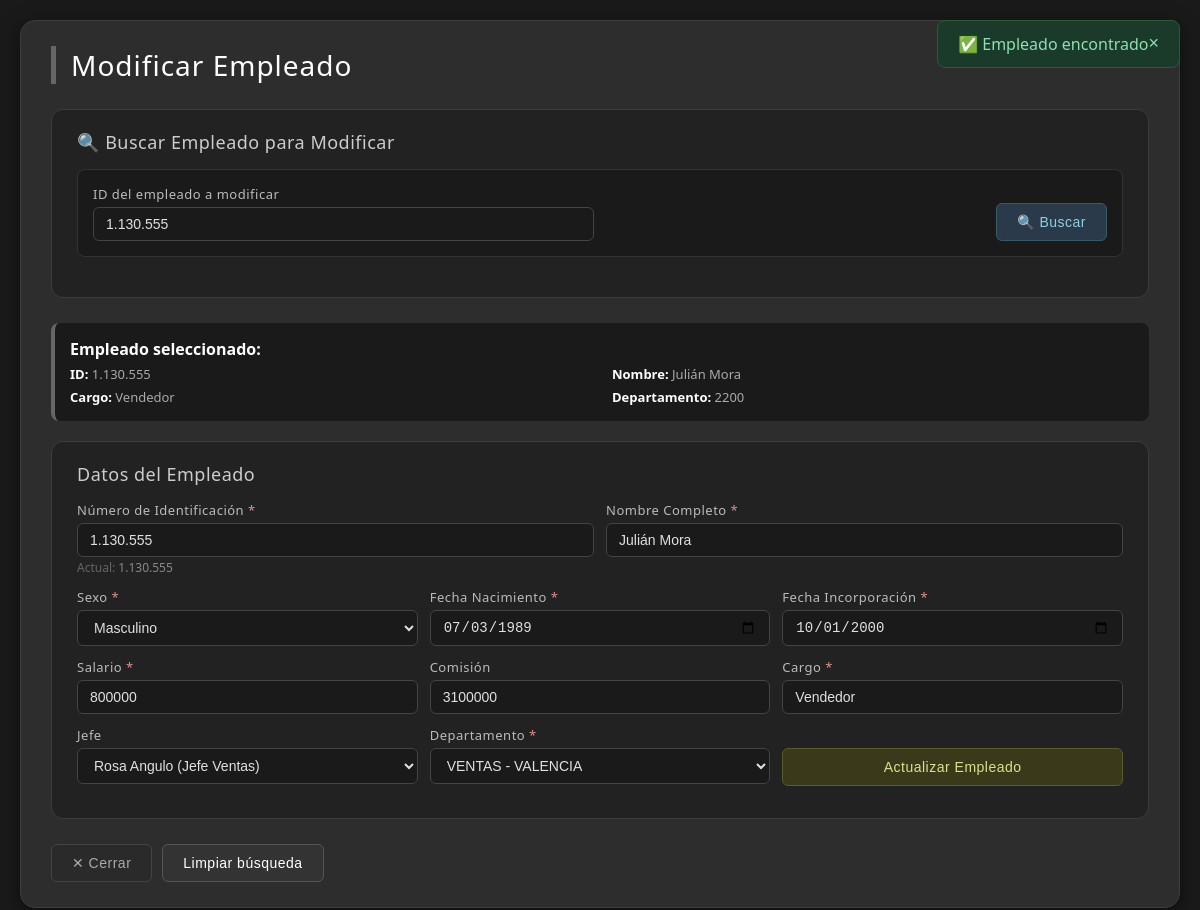
The page /modificar.php?id=1.130.555 on the database its author committed.
### tables this page shows
CREATE TABLE `empleados` (
  `nDIEmp` varchar(12) NOT NULL,
  `nomEmp` varchar(30) NOT NULL,
  `sexEmp` char(1) NOT NULL,
  `fecNac` date NOT NULL,
  `fecIncorporacion` date NOT NULL,
  `salEmp` float NOT NULL,
  `comisionE` float NOT NULL,
  `cargoE` varchar(15) NOT NULL,
  `jefeID` varchar(12) DEFAULT NULL,
  `codDepto` varchar(4) NOT NULL,
  PRIMARY KEY (`nDIEmp`),
  KEY `FK_Empl` (`jefeID`),
  KEY `FK_Dpto` (`codDepto`),
  CONSTRAINT `FK_Dpto` FOREIGN KEY (`codDepto`) REFERENCES `departamentos` (`codDepto`),
  CONSTRAINT `FK_Empl` FOREIGN KEY (`jefeID`) REFERENCES `empleados` (`nDIEmp`)
);

CREATE TABLE `departamentos` (
  `codDepto` varchar(4) NOT NULL,
  `nombreDpto` varchar(20) NOT NULL,
  `ciudad` varchar(15) DEFAULT NULL,
  `codDirector` varchar(12) DEFAULT NULL,
  PRIMARY KEY (`codDepto`),
  KEY `FK_EmpDir` (`codDirector`),
  CONSTRAINT `FK_EmpDir` FOREIGN KEY (`codDirector`) REFERENCES `empleadoss` (`jefeID`)
);

### modificar.php (the view, shortened to what this page needs)
<?php
include 'config.php';
$mensaje = '';
$tipo_mensaje = '';
$empleado_seleccionado = null;
$departamentos = [];
$jefes = [];
try {
    $result_deptos = $conn->query("SELECT codDepto, nombreDpto, ciudad FROM departamentos ORDER BY nombreDpto, ciudad");
    while ($row = $result_deptos->fetch_assoc()) {
        $departamentos[] = $row;
    }
    $result_jefes = $conn->query("SELECT nDIEmp, nomEmp, cargoE FROM empleados ORDER BY nomEmp");
    while ($row = $result_jefes->fetch_assoc()) {
        $jefes[] = $row;
    }
} catch (Exception $e) {
    $mensaje = "Error al cargar datos: " . $e->getMessage();
    $tipo_mensaje = "error";
}
if (isset($_GET['id']) && !empty($_GET['id'])) {
    $id = $_GET['id'];
    $result = $conn->query("SELECT * FROM empleados WHERE nDIEmp = '$id'");
    if ($result && $result->num_rows > 0) {
        $empleado_seleccionado = $result->fetch_assoc();
        $mensaje = "✅ Empleado encontrado";
        $tipo_mensaje = 'exito';
    } else {
        $mensaje = "❌ No se encontró ningún empleado con el ID: " . htmlspecialchars($id);
        $tipo_mensaje = 'error';
    }
}
?>
<!DOCTYPE html>
<html lang="es">
<head>
    <link rel="stylesheet" href="styles.css">
</head>
<body>
    <div class="container">
        <h1>Modificar Empleado</h1>
        <?php if ($mensaje): ?>
            <div class="mensaje <?php echo $tipo_mensaje; ?> mensaje-flotante" id="mensajeFlotante">
                <?php echo $mensaje; ?>
                <button onclick="this.parentElement.remove()" style="float:right;background:none;border:none;color:inherit;cursor:pointer;font-size:18px;">×</button>
            </div>
        <?php endif; ?>
        <div class="form-section">
            <h2>🔍 Buscar Empleado para Modificar</h2>
            <form method="GET" action="modificar.php" class="form-crud">
                <div class="form-row form-busqueda">
                    <div class="form-group">
                        <label for="buscar_id">ID del empleado a modificar</label>
                        <input type="text" id="buscar_id" name="id"
                               placeholder="Ej: 31.840.269"
                               value="<?php echo isset($_GET['id']) ? htmlspecialchars($_GET['id']) : ''; ?>">
                    </div>
                    <div class="form-group" style="justify-content: flex-end;">
                        <button type="submit" class="btn btn-buscar">🔍 Buscar</button>
                    </div>
                </div>
            </form>
        </div>
        <?php if ($empleado_seleccionado): ?>
            <div class="empleado-info">
                <strong> Empleado seleccionado:</strong>
                <div class="info-row">
                    <span><strong>ID:</strong> <?php echo htmlspecialchars($empleado_seleccionado['nDIEmp']); ?></span>
                    <span><strong>Nombre:</strong> <?php echo htmlspecialchars($empleado_seleccionado['nomEmp']); ?></span>
                    <span><strong>Cargo:</strong> <?php echo htmlspecialchars($empleado_seleccionado['cargoE']); ?></span>
                    <span><strong>Departamento:</strong> <?php echo htmlspecialchars($empleado_seleccionado['codDepto']); ?></span>
                </div>
            </div>
            <div class="form-section">
                <h2> Datos del Empleado</h2>
                <form method="POST" action="modificar.php" class="form-crud" id="formModificar">
                    <div class="form-row">
                        <div class="form-group">
                            <label for="ndiemp" class="requerido">Número de Identificación</label>
                            <input type="text" id="ndiemp" name="ndiemp"
                                   value="<?php echo htmlspecialchars($empleado_seleccionado['nDIEmp']); ?>" required
                                   pattern="[0-9.]+" title="Solo números y puntos">
                            <div class="campo-actual">Actual: <span><?php echo htmlspecialchars($empleado_seleccionado['nDIEmp']); ?></span></div>
                        </div>
                        <div class="form-group">
                            <label for="nomemp" class="requerido">Nombre Completo</label>
                            <input type="text" id="nomemp" name="nomemp"
                                   value="<?php echo htmlspecialchars($empleado_seleccionado['nomEmp']); ?>" required>
                        </div>
                    </div>
                    <div class="form-row">
                        <div class="form-group">
                            <label for="sexemp" class="requerido">Sexo</label>
                            <select id="sexemp" name="sexemp" required>
                                <option value="M" <?php echo $empleado_seleccionado['sexEmp'] == 'M' ? 'selected' : ''; ?>>Masculino</option>
                            </select>
                        </div>
                        <div class="form-group">
                            <label for="fecnac" class="requerido">Fecha Nacimiento</label>
                            <input type="date" id="fecnac" name="fecnac"
                                   value="<?php echo htmlspecialchars($empleado_seleccionado['fecNac']); ?>" required>
                        </div>
                        <div class="form-group">
                            <label for="fecincorporacion" class="requerido">Fecha Incorporación</label>
                            <input type="date" id="fecincorporacion" name="fecincorporacion"
                                   value="<?php echo htmlspecialchars($empleado_seleccionado['fecIncorporacion']); ?>" required>
                        </div>
                    </div>
                    <div class="form-row">
                        <div class="form-group">
                            <label for="salemp" class="requerido">Salario</label>
                            <input type="number" step="0.01" id="salemp" name="salemp"
                                   value="<?php echo htmlspecialchars($empleado_seleccionado['salEmp']); ?>" required min="0">
                        </div>
                        <div class="form-group">
                            <label for="comisione">Comisión</label>
                            <input type="number" step="0.01" id="comisione" name="comisione"
                                   value="<?php echo htmlspecialchars($empleado_seleccionado['comisionE']); ?>" min="0">
                        </div>
                        <div class="form-group">
                            <label for="cargoe" class="requerido">Cargo</label>
                            <input type="text" id="cargoe" name="cargoe"
                                   value="<?php echo htmlspecialchars($empleado_seleccionado['cargoE']); ?>" required>
                        </div>
                    </div>
                    <div class="form-row">
                        <div class="form-group">
                            <label for="jefeid">Jefe</label>
                            <select id="jefeid" name="jefeid">
                                <?php foreach ($jefes as $jefe): ?>
                                    <?php if ($jefe['nDIEmp'] != $empleado_seleccionado['nDIEmp']): ?>
                                        <option value="<?php echo htmlspecialchars($jefe['nDIEmp']); ?>"
                                            <?php echo $empleado_seleccionado['jefeID'] == $jefe['nDIEmp'] ? 'selected' : ''; ?>>
                                            <?php echo htmlspecialchars($jefe['nomEmp'] . ' (' . $jefe['cargoE'] . ')'); ?>
                                        </option>
                                    <?php endif; ?>
                                <?php endforeach; ?>
                            </select>
                        </div>
                        <div class="form-group">
                            <label for="coddepto" class="requerido">Departamento</label>
                            <select id="coddepto" name="coddepto" required>
                                <?php foreach ($departamentos as $depto): ?>
                                    <option value="<?php echo htmlspecialchars($depto['codDepto']); ?>"
                                        <?php echo $empleado_seleccionado['codDepto'] == $depto['codDepto'] ? 'selected' : ''; ?>>
                                        <?php echo htmlspecialchars($depto['nombreDpto'] . ' - ' . $depto['ciudad']); ?>
                                    </option>
                                <?php endforeach; ?>
                            </select>
                        </div>
                        <div class="form-group">
                            <label>&nbsp;</label>
                            <div style="display:flex;gap:10px;align-items:center;height:38px;">
                                <button type="submit" class="btn btn-warning" style="flex:1;">
                                     Actualizar Empleado
                                </button>
                            </div>
                        </div>
                    </div>
                </form>
            </div>
        <?php elseif (isset($_GET['id']) && !empty($_GET['id'])): ?>
        <?php endif; ?>
        <div style="margin-top:20px;display:flex;gap:10px;flex-wrap:wrap;">
            <button onclick="window.close()" class="btn btn-secondary">✕ Cerrar</button>
            <button onclick="window.location.href='modificar.php'" class="btn btn-primary"> Limpiar búsqueda</button>
        </div>
    </div>
</body>
</html>

### styles.css (style rules this page uses)
* { margin: 0; padding: 0; box-sizing: border-box; }
body { font-family: 'Segoe UI', Tahoma, Geneva, Verdana, sans-serif; background: #1a1a1a; padding: 20px; color: #e0e0e0; }
.container { max-width: 1400px; margin: 0 auto; background: #2d2d2d; border-radius: 15px; padding: 25px 30px; box-shadow: 0 5px 20px rgba(0,0,0,0.5); border: 1px solid #3d3d3d; }
h1 { color: #ffffff; border-left: 5px solid #666666; padding-left: 15px; margin-bottom: 25px; font-size: 28px; font-weight: 300; letter-spacing: 1px; }
h2 { font-size: 18px; color: #cccccc; margin-bottom: 15px; font-weight: 300; letter-spacing: 0.5px; }
.mensaje { padding: 12px 20px; border-radius: 8px; margin-bottom: 20px; font-weight: 500; }
.mensaje.exito { background: #1a3a2a; color: #8fdfb0; border: 1px solid #2a5a3a; }
.btn { padding: 10px 20px; border: 1px solid #444444; border-radius: 6px; font-size: 14px; font-weight: 500; cursor: pointer; transition: all 0.3s ease; text-decoration: none; display: inline-block; background: transparent; color: #e0e0e0; letter-spacing: 0.5px; }
.btn-primary { background: #333333; color: #ffffff; border-color: #555555; }
.btn-warning { background: #3a3a1a; color: #dfdf8f; border-color: #5a5a2a; }
.btn-secondary { background: #2a2a2a; color: #aaaaaa; border-color: #444444; }
.form-section { background: #222222; padding: 20px 25px; border-radius: 12px; margin-bottom: 25px; border: 1px solid #3d3d3d; }
.form-crud { width: 100%; }
.form-row { display: grid; grid-template-columns: repeat(auto-fit, minmax(200px, 1fr)); gap: 12px; margin-bottom: 12px; }
.form-group { display: flex; flex-direction: column; }
.form-group label { font-size: 13px; font-weight: 500; color: #bbbbbb; margin-bottom: 4px; letter-spacing: 0.5px; }
.form-group input, .form-group select { padding: 8px 12px; border: 1px solid #444444; border-radius: 6px; font-size: 14px; background: #1a1a1a; color: #e0e0e0; transition: all 0.3s ease; }

### modificar.php (style rules this page uses)
.form-busqueda { margin-bottom: 20px; padding: 15px; background: #1a1a1a; border-radius: 8px; border: 1px solid #333; }
.empleado-info { background: #1a1a1a; padding: 15px; border-radius: 8px; margin-bottom: 20px; border-left: 4px solid #666; }
.empleado-info strong { color: #fff; }
.empleado-info .info-row { display: grid; grid-template-columns: 1fr 1fr; gap: 5px 20px; margin-top: 5px; }
.empleado-info .info-row span { color: #aaa; font-size: 13px; }
.btn-buscar { background: #2a3a4a; color: #8fcfdf; border-color: #3a5a6a; height: 38px; align-self: end; }
.mensaje-flotante { position: fixed; top: 20px; right: 20px; z-index: 9999; max-width: 400px; animation: slideIn 0.3s ease; }
.campo-actual { font-size: 12px; color: #666; margin-top: 2px; }
.campo-actual span { color: #888; }
.requerido::after { content: " *"; color: #df8f8f; }

### rows shown on the page
empleados: nDIEmp "1.130.555", nomEmp "Julián Mora", cargoE "Vendedor", codDepto "2200", ndiemp "1.130.555", nomemp "Julián Mora", sexemp "Masculino", fecnac "07/03/1989", fecincorporacion "10/01/2000", salemp "800000", comisione "3100000", cargoe "Vendedor", jefeid "Rosa Angulo (Jefe Ventas)", coddepto "VENTAS - VALENCIA"

### other values the page prints
$mensaje "✅ Empleado encontrado"
